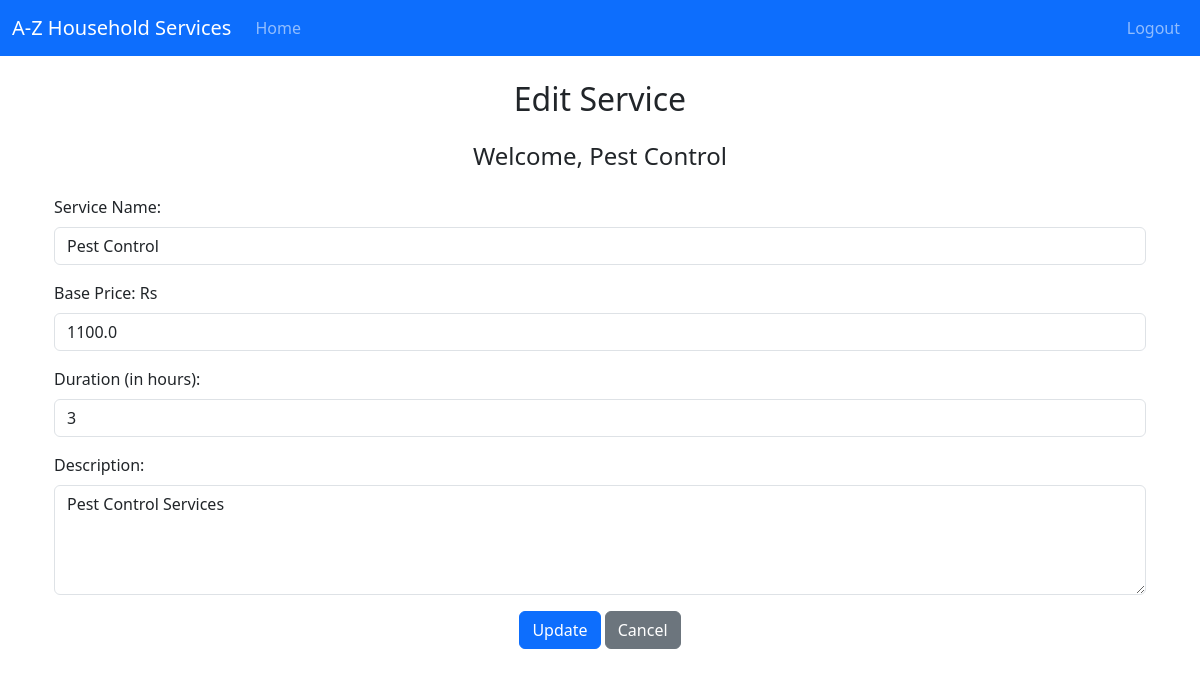
Screenshot of /admin/edit_service/Pest Control/6 with the database file from the repository.
### backend/models.py (models this page shows)
class Service(db.Model):
    __tablename__ = 'service'
    id = db.Column(db.Integer, primary_key=True)
    name = db.Column(db.String(100), nullable=False)
    price = db.Column(db.Float, nullable=False)
    duration = db.Column(db.Integer, nullable=False)  # in minutes
    description = db.Column(db.Text, nullable=False)
    service_requests = db.relationship('ServiceRequest', cascade="all,delete", backref='service', lazy='dynamic')

### backend/controllers.py (the view, shortened to what this page needs)
@app.route('/admin/edit_service/<name>/<service_id>', methods=["GET", "POST"])
def edit_service(name,service_id):    #   example of query parameters: adminstrator/1
    service = Service.query.get(service_id)
    if not service:  # Handle invalid service ID
        return "Service not found", 404
    return render_template("admin_edit_service.html", service=service, name=name)

### templates/admin_edit_service.html (shortened to what this page needs)
{% extends "base_dashboard.html" %}
{% block dashboard_content %}
<div class="container mt-4">
    <h2 class="text-center mb-4">Edit Service</h2>
    <h4 class="text-center mb-4">Welcome, {{ name }}</h4>
    <form action="{{ url_for('edit_service', name=name, service_id=service.id) }}" method="POST">
        <div class="mb-3">
            <label for="service_name" class="form-label">Service Name:</label>
            <input type="text" class="form-control" id="service_name" name="service_name" value="{{ service.name }}" required>
        </div>
        <div class="mb-3">
            <label for="base_price" class="form-label">Base Price: Rs </label>
            <input type="number" class="form-control" id="base_price" name="base_price" value="{{ service.price }}" required>
        </div>
        <div class="mb-3">
            <label for="duration" class="form-label">Duration (in hours):</label>
            <input type="text" class="form-control" id="duration" name="duration" value="{{ service.duration }}" required>
        </div>
        <div class="mb-3">
            <label for="description" class="form-label">Description:</label>
            <textarea class="form-control" id="description" name="description" rows="4" required>{{ service.description }}</textarea>
        </div>
        <div class="text-center">
            <button type="submit" class="btn btn-primary">Update</button>
            <a href="{{ url_for('admin_dashboard', name=name) }}" class="btn btn-secondary">Cancel</a>
        </div>
    </form>
</div>
{% endblock %}

### rows the page displays
Service: name "Pest Control", service_name "Pest Control", base_price "1100.0", duration "3", description "Pest Control Services"
